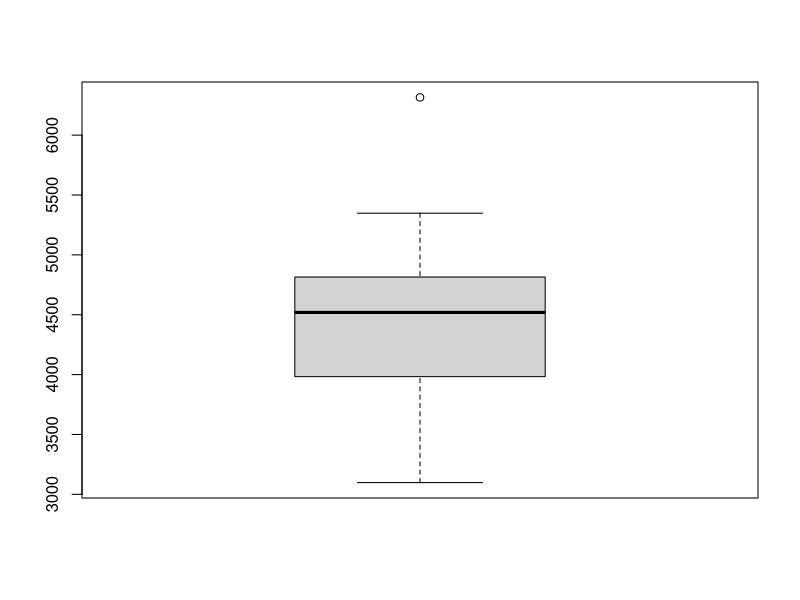
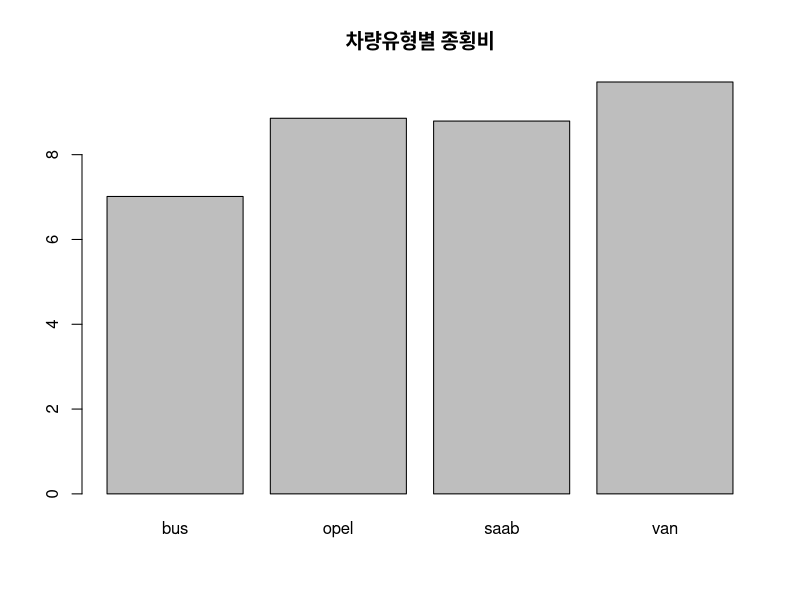
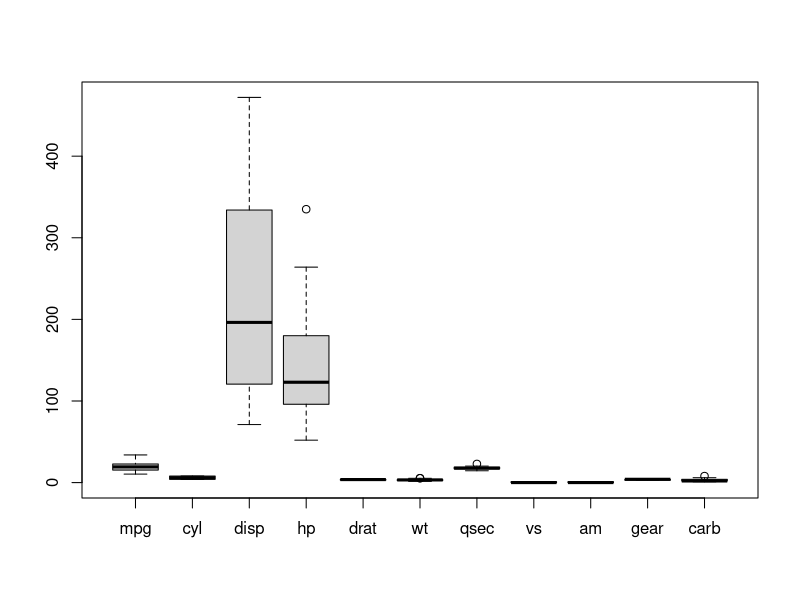

Reproduce these figures in R, in order.
##7. 데이터 전처리
#1 결측값

z <- c(1, 2,3,NA, 5, NA, 8)
sum(z)
is.na(z)
sum(is.na(z))
sum(z, na.rm=T) #결측치 제외하고 합 계산


#대체 및 제거 
z2 <- c(5,8,1,NA, 3, NA, 7)
z[is.na(z)] <-0 # NA를 0으로 치환
z
z3 <- as.vector(na.omit(z2)) #NA를 제거하고 새로운 벡터 생성
z3

x <- iris
x[1,2]<-NA;x[1,3]<- NA
x[2,3]<-NA;x[3,4]<-NA
head(x)

for (i in 1:ncol(x)){
  this.na <- is.na(x[,i])
  cat(colnames(x)[i], "\t", sum(this.na), "\n")
}

col_na <- function(y){
  return(sum(is.na(y)))
}

na_cnt <- apply(x, 2, FUN=col_na)
na_cnt

rowSums(is.na(x))
sum(rowSums(is.na(x)>0))
sum(is.na(x))

head(x)
x[!complete.cases(x),]
y <- x[complete.cases(x),]
head(y)

# 추정 시 mice패키지를 사용하기도 함

#2 특이값
st <-data.frame(state.x77)
boxplot(st$Income)
boxplot.stats(st$Income)$out #아웃라이어만 필터링

# 행 제거
out.val <- boxplot.stats(st$Income)$out #특이값을 추출해서 out.val에 저장
st$Income[st$Income %in% out.val]<-NA #income 값 중 outval에 있다면 na로 저장
head(st) 
newdata<- st[complete.cases(st),] #bna값이 있다면 na행 제거
head(newdata)


#3 데이터 정렬
v1 <-c(1,7,6,8,4,2,3)
order(v1)
v1 <- sort(v1)
v1
v2 <- sort(v1, decreasing = T) #내림차순

#매트릭스와 데이터 프레임 정렬
head(iris)
order(iris$Sepal.Length)
iris[order(iris$Sepal.Length),] #오름차순으로 정렬
iris[order(iris$Sepal.Length, decreasing = T),]

iris[order(iris$Species, -iris$Petal.Length, decreasing = T),]


#4 데이터 분리와 선택
sq <- split(iris, iris$Species)
sq
summary(sq)
sq$setosa

subset(iris, Species =='setosa')
subset(iris, Sepal.Length > 7.5)
subset(iris, Sepal.Length > 7.6,
       select = c(Petal.Length, Petal.Width))

#5 데이터 샘플링과 조합
x <- 1:100
y <- sample(x, size=10, replace=F)
y

idx <- sample(1:nrow(iris), size = 50,
              replace=F)
iris.50 <- iris[idx, ]
iris.50
dim(iris.50)

#set.seed
sample(1:20, size = 5)
sample(1:20, size = 5)
set.seed(100)
sample(1:20, size =5)
set.seed(100)
sample(1:20, size =5)

#데이터 조합
combn(1:5, 3)# 1부터 5까지 3개를 뽑는 조합
x = c("red", "green", "blue", "skyblue", "yellow", "purple")
com <- combn(x, 2)
com

for(i in 1:ncol(com)){
  cat (com[,i], " \n")
}


#6 데이터 집계와 병합
agg <- aggregate(iris[,-5], by=list(품종 = iris$Species),
                 FUN = mean)
agg #품종별로 평균 집계

agg <- aggregate(iris[,-5], by=list(품종 = iris$Species),
                 FUN = sd)
agg #품종별 표준편차

agg <- aggregate(mtcars, by=list(cyl=mtcars$cyl,vs=mtcars$vs), FUN=max)
agg

#병합
x<- data.frame(name=c("a", "b", "c"), math=c(90, 80, 40))
y<- data.frame(name=c("a", "b", "c"), korean = c(40, 50, 90))
x
y
z <- merge(x, y, by=c("name"))
z
z<- merge(x, y, all=T)
z


#########
# 실전분석
library(mlbench)
data("Vehicle")
head(Vehicle)

agg <- aggregate(Vehicle[, 'Max.L.Ra'], by=list(차량타입=Vehicle$Class),
                 FUN = mean)
agg

barplot(agg$x, names.arg = agg$차량타입, main='차량유형별 종횡비')


#########
#연습문제
#01
ds <- mtcars
ds[2,3] <- NA; ds[3,1]<- NA; ds[2,4] <- NA; ds[4,3]<-NA
#(1)
sum(is.na(ds))
#(2)
ds[!complete.cases(ds),]
#(3)
sum(rowSums(is.na(ds)>0))
#(4)
ds.new <- ds[complete.cases(ds), ]
ds.new

#02
mt <- data.frame(mtcars)
#(1)
boxplot(mt)
#(2)
mt2 <- as.data.frame(lapply(mt, function(x) {
  if (is.numeric(x)) {
    out.val <- boxplot.stats(x)$out
    x[x %in% out.val] <- NA
  }
  return(x)
}))
mt2
#(3)
mt2 <- mt2[complete.cases(mt2), ]
mt2


#03
#(1)
AQ <- airquality
AQ
#(2)
for (i in 1:ncol(AQ)){
  this.na <- is.na(AQ[,i])
  cat(colnames(AQ)[i], "\t", sum(this.na), "\n")
}
#(3)
rowSums(is.na(AQ))
#(4)
AQ[!complete.cases(AQ),]
#(5)
AQ2 <- as.data.frame(
  apply(AQ, 2, function(col) {
    if (is.numeric(col)) {
      col[is.na(col)] <- mean(col, na.rm = TRUE)
    }
    return(col)
  })
)
AQ2


#04
#(1)
ds <-data.frame(state.x77)
ds[order(ds$Population, decreasing = F), ]
#(2)
ds[order(ds$Income, decreasing= T), ]
#(3)
colnames(ds)[1] <- "state"
head(ds[order(ds$Illiteracy, decreasing = F), c("state", "Illiteracy")], 10)

#05
#(1)
mt.gear <- split(mtcars, mtcars$gear)
mt.gear
#(2)
mt.gear$'4'
#(3)
mt.gear.35 <- rbind(mt.gear[["3"]], mt.gear[["5"]])
mt.gear.35
#(4)
subset(mtcars, mtcars$wt > 1.5 & mtcars$wt < 3.0)

#06
#(1)
library(mlbench)
data("Glass")
myds <- Glass
#(2)
str(myds) #10번째 열은 팩터
aggregate(myds[, -10], by=list(Type = myds$Type), FUN=mean)

#07
#(1)
data("Ionosphere")
myds <- Ionosphere
str(myds)
#(2)
num_cols <- sapply(myds[,-35], is.numeric)
aggregate(myds[ , num_cols], by = list(class = myds$Class, V1 = myds$V1), FUN = sd)

#08
set.seed(100)
idx <- sample(1:nrow(mtcars), size=10, replace=F)
mt10 <- mtcars[idx,]
mt10
mt.other <- mtcars[-idx,]
mt.other

#09
set.seed(100) 
idx <- sample(1:nrow(iris), size=10, replace=F)
iris.10 <- iris[idx,]
iris.10

#10
set.seed(100)
dim(cars)
idx <- sample(1:nrow(cars), replace = F)
ds <- cars[idx, ]
ds

#11
x<- unique(iris$Species)
combn(x, 2)

#12
x<- c("바나나", "사과", "메론", "복숭아", "망고")
com <- combn(x, 3)
for (i in 1:ncol(com)){
  cat(com[,i], "\n")
}

#13
ds <- data.frame(state.x77)
ds$state <- rownames(ds) 
ds
subset(ds, Area > ds["Alabama", "Area"] & Area < ds["California", "Area"],
       select = c("Population", "Income", "Area"))

#14
